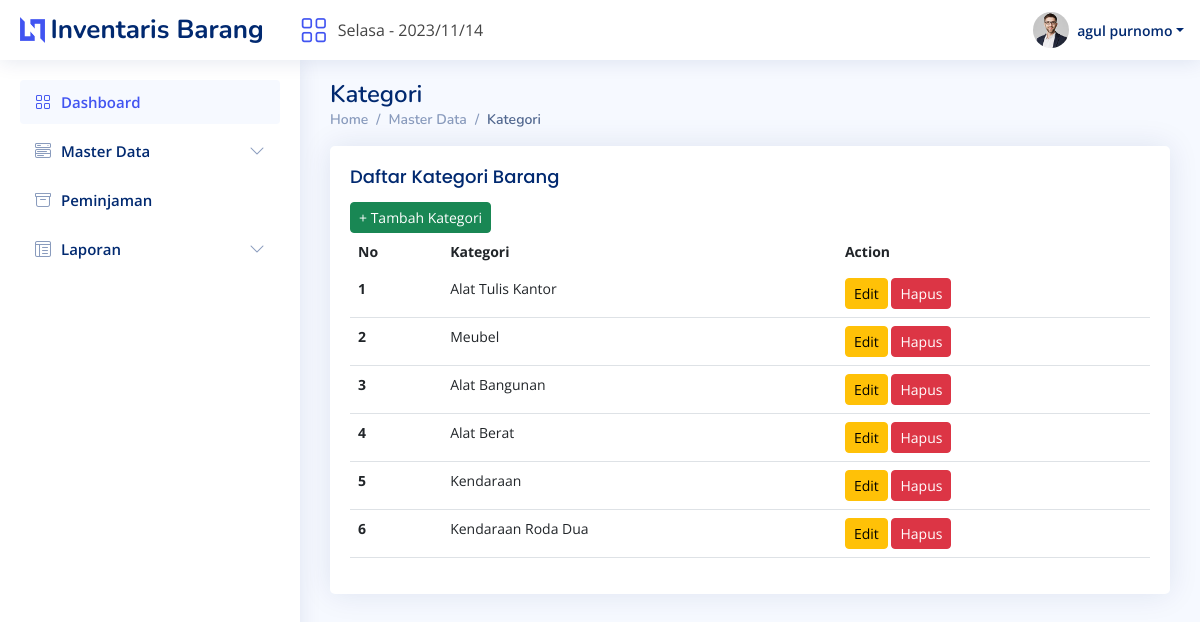
The app's page /kategori.php (signed in) with its own data.
### tables this page shows
CREATE TABLE `kategori` (
  `id_kategori` int(25) NOT NULL,
  `nama_kategori` varchar(255) NOT NULL
);

### kategori.php (the view, shortened to what this page needs)
<?php
include_once 'header.php';
?>
<main id="main" class="main">
    <div class="pagetitle">
        <h1>Kategori</h1>
        <nav>
            <ol class="breadcrumb">
                <li class="breadcrumb-item"><a href="?page=dashboard">Home</a></li>
                <li class="breadcrumb-item">Master Data</li>
                <li class="breadcrumb-item active">Kategori</li>
            </ol>
        </nav>
    </div>
    <section class="section dashboard">
        <div class="row">
            <div class="col-lg-15">
                <div class="row">
                    <div class="col-12">
                        <div class="card recent-sales overflow-auto">
                            <div class="card-body">
                                <h5 class="card-title m-0">Daftar Kategori Barang</h5>
                                <button class="btn btn-success btn-sm" data-bs-toggle="modal" data-bs-target="#tambahKategori" title="Tambah Kategori Baru pada Barang">+ Tambah Kategori</button>
                                <table class="table table-border datatable">
                                    <thead>
                                        <tr>
                                            <th scope="col">No</th>
                                            <th scope="col">Kategori</th>
                                            <th scope="col">Action</th>
                                        </tr>
                                    </thead>
                                    <tbody>
                                        <?php
                                        $i = 1;
                                        $query = mysqli_query($koneksi, "SELECT * FROM kategori");
                                        while ($data = mysqli_fetch_array($query)) {
                                        ?>
                                            <tr>
                                                <th scope="row"><?php echo "$i";
                                                                $i++ ?></th>
                                                <td><?php echo $data['nama_kategori'] ?></td>
                                                <td>
                                                    <button class="btn btn-warning btn-sm" data-bs-toggle="modal" data-bs-target="#editkategori<?php echo $data['id_kategori'] ?>" title="Edit Data Kategori">Edit</button>
                                                    <button class="btn btn-danger btn-sm" data-bs-toggle="modal" data-bs-target="#hapuskategori<?php echo $data['id_kategori'] ?>" title="Hapus Data Kategori">Hapus</button>
                                                </td>
                                            </tr>
                                        <?php
                                        }
                                        ?>
                                    </tbody>
                                </table>
                            </div>
                        </div>
                    </div>
                </div>
            </div>
        </div>
    </section>
</main>

### assets/css/style.css (style rules this page uses)
:root { scroll-behavior: smooth; }
body { font-family: "Open Sans", sans-serif; background: #f6f9ff; color: #444444; }
a { color: #4154f1; text-decoration: none; }
h1, h2, h3, h4, h5, h6 { font-family: "Nunito", sans-serif; }
#main { margin-top: 60px; padding: 20px 30px; transition: all 0.3s; }
.pagetitle { margin-bottom: 10px; }
.pagetitle h1 { font-size: 24px; margin-bottom: 0; font-weight: 600; color: #012970; }
.card { margin-bottom: 30px; border: none; border-radius: 5px; box-shadow: 0px 0 30px rgba(1, 41, 112, 0.1); }
.card-title { padding: 20px 0 15px 0; font-size: 18px; font-weight: 500; color: #012970; font-family: "Poppins", sans-serif; }
.card-body { padding: 0 20px 20px 20px; }
.breadcrumb { font-size: 14px; font-family: "Nunito", sans-serif; color: #899bbd; font-weight: 600; }
.breadcrumb a { color: #899bbd; transition: 0.3s; }
.breadcrumb .breadcrumb-item::before { color: #899bbd; }
.breadcrumb .active { color: #51678f; font-weight: 600; }
@media (min-width: 1200px) { #main, #footer { margin-left: 300px; } }
.dashboard .recent-sales { font-size: 14px; }
.dashboard .recent-sales .table thead { background: #f6f6fe; }
.dashboard .recent-sales .table thead th { border: 0; }

### records on screen
kategori: nama_kategori "Alat Tulis Kantor"
kategori: nama_kategori "Meubel"
kategori: nama_kategori "Alat Bangunan"
kategori: nama_kategori "Alat Berat"
kategori: nama_kategori "Kendaraan"
kategori: nama_kategori "Kendaraan Roda Dua"

### other values on screen
$today_indo "Selasa"
$_SESSION['user']['nama_user'] "agul purnomo"
